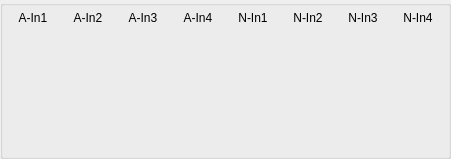
    <widget class="QGroupBox" name="groupBox">
     <property name="title">
      <string/>
     </property>
     <layout class="QVBoxLayout" name="verticalLayout_5">
      <property name="spacing">
       <number>5</number>
      </property>
      <property name="leftMargin">
       <number>5</number>
      </property>
      <property name="topMargin">
       <number>5</number>
      </property>
      <property name="rightMargin">
       <number>5</number>
      </property>
      <property name="bottomMargin">
       <number>5</number>
      </property>
      <item>
       <layout class="QGridLayout" name="gridLayout_3">
        <item row="0" column="0">
         <widget class="QLabel" name="label">
          <property name="minimumSize">
           <size>
            <width>50</width>
            <height>0</height>
           </size>
          </property>
          <property name="text">
           <string>A-In1</string>
          </property>
          <property name="alignment">
           <set>Qt::AlignCenter</set>
          </property>
         </widget>
        </item>
        <item row="0" column="1">
         <widget class="QLabel" name="label_2">
          <property name="minimumSize">
           <size>
            <width>50</width>
            <height>0</height>
           </size>
          </property>
          <property name="text">
           <string>A-In2</string>
          </property>
          <property name="alignment">
           <set>Qt::AlignCenter</set>
          </property>
         </widget>
        </item>
        <item row="0" column="2">
         <widget class="QLabel" name="label_3">
          <property name="minimumSize">
           <size>
            <width>50</width>
            <height>0</height>
           </size>
          </property>
          <property name="text">
           <string>A-In3</string>
          </property>
          <property name="alignment">
           <set>Qt::AlignCenter</set>
          </property>
         </widget>
        </item>
        <item row="0" column="3">
         <widget class="QLabel" name="label_4">
          <property name="minimumSize">
           <size>
            <width>50</width>
            <height>0</height>
           </size>
          </property>
          <property name="text">
           <string>A-In4</string>
          </property>
          <property name="alignment">
           <set>Qt::AlignCenter</set>
          </property>
         </widget>
        </item>
        <item row="0" column="4">
         <widget class="QLabel" name="label_5">
          <property name="minimumSize">
           <size>
            <width>50</width>
            <height>0</height>
           </size>
          </property>
          <property name="text">
           <string>N-In1</string>
          </property>
          <property name="alignment">
           <set>Qt::AlignCenter</set>
          </property>
         </widget>
        </item>
        <item row="0" column="5">
         <widget class="QLabel" name="label_6">
          <property name="minimumSize">
           <size>
            <width>50</width>
            <height>0</height>
           </size>
          </property>
          <property name="text">
           <string>N-In2</string>
          </property>
          <property name="alignment">
           <set>Qt::AlignCenter</set>
          </property>
         </widget>
        </item>
        <item row="0" column="6">
         <widget class="QLabel" name="label_7">
          <property name="minimumSize">
           <size>
            <width>50</width>
            <height>0</height>
           </size>
          </property>
          <property name="text">
           <string>N-In3</string>
          </property>
          <property name="alignment">
           <set>Qt::AlignCenter</set>
          </property>
         </widget>
        </item>
        <item row="0" column="7">
         <widget class="QLabel" name="label_8">
          <property name="minimumSize">
           <size>
            <width>50</width>
            <height>0</height>
           </size>
          </property>
          <property name="text">
           <string>N-In4</string>
          </property>
          <property name="alignment">
           <set>Qt::AlignCenter</set>
          </property>
         </widget>
        </item>
        <item row="1" column="0">
         <widget class="VolumeWidget" name="Meter_In_1" native="true">
          <property name="minimumSize">
           <size>
            <width>33</width>
            <height>121</height>
           </size>
          </property>
          <property name="maximumSize">
           <size>
            <width>33</width>
            <height>121</height>
           </size>
          </property>
          <property name="MaxValue" stdset="0">
           <number>0</number>
          </property>
          <property name="MinValue" stdset="0">
           <number>-100</number>
          </property>
          <property name="SingleTrack" stdset="0">
           <bool>true</bool>
          </property>
          <property name="ScaleLabel" stdset="0">
           <bool>true</bool>
          </property>
         </widget>
        </item>
        <item row="1" column="1">
         <widget class="VolumeWidget" name="Meter_In_2" native="true">
          <property name="minimumSize">
           <size>
            <width>33</width>
            <height>121</height>
           </size>
          </property>
          <property name="maximumSize">
           <size>
            <width>33</width>
            <height>121</height>
           </size>
          </property>
          <property name="MaxValue" stdset="0">
           <number>0</number>
          </property>
          <property name="MinValue" stdset="0">
           <number>-100</number>
          </property>
          <property name="SingleTrack" stdset="0">
           <bool>true</bool>
          </property>
          <property name="ScaleLabel" stdset="0">
           <bool>true</bool>
          </property>
         </widget>
        </item>
        <item row="1" column="2">
         <widget class="VolumeWidget" name="Meter_In_3" native="true">
          <property name="minimumSize">
           <size>
            <width>33</width>
            <height>121</height>
           </size>
          </property>
          <property name="maximumSize">
           <size>
            <width>33</width>
            <height>121</height>
           </size>
          </property>
          <property name="MaxValue" stdset="0">
           <number>0</number>
          </property>
          <property name="MinValue" stdset="0">
           <number>-100</number>
          </property>
          <property name="SingleTrack" stdset="0">
           <bool>true</bool>
          </property>
          <property name="ScaleLabel" stdset="0">
           <bool>true</bool>
          </property>
         </widget>
        </item>
        <item row="1" column="3">
         <widget class="VolumeWidget" name="Meter_In_4" native="true">
          <property name="minimumSize">
           <size>
            <width>33</width>
            <height>121</height>
           </size>
          </property>
          <property name="maximumSize">
           <size>
            <width>33</width>
            <height>121</height>
           </size>
          </property>
          <property name="MaxValue" stdset="0">
           <number>0</number>
          </property>
          <property name="MinValue" stdset="0">
           <number>-100</number>
          </property>
          <property name="SingleTrack" stdset="0">
           <bool>true</bool>
          </property>
          <property name="ScaleLabel" stdset="0">
           <bool>true</bool>
          </property>
         </widget>
        </item>
        <item row="1" column="4">
         <widget class="VolumeWidget" name="Meter_In_5" native="true">
          <property name="minimumSize">
           <size>
            <width>33</width>
            <height>121</height>
           </size>
          </property>
          <property name="maximumSize">
           <size>
            <width>33</width>
            <height>121</height>
           </size>
          </property>
          <property name="MaxValue" stdset="0">
           <number>0</number>
          </property>
          <property name="MinValue" stdset="0">
           <number>-100</number>
          </property>
          <property name="SingleTrack" stdset="0">
           <bool>true</bool>
          </property>
          <property name="ScaleLabel" stdset="0">
           <bool>true</bool>
          </property>
         </widget>
        </item>
        <item row="1" column="5">
         <widget class="VolumeWidget" name="Meter_In_6" native="true">
          <property name="minimumSize">
           <size>
            <width>33</width>
            <height>121</height>
           </size>
          </property>
          <property name="maximumSize">
           <size>
            <width>33</width>
            <height>121</height>
           </size>
          </property>
          <property name="MaxValue" stdset="0">
           <number>0</number>
          </property>
          <property name="MinValue" stdset="0">
           <number>-100</number>
          </property>
          <property name="SingleTrack" stdset="0">
           <bool>true</bool>
          </property>
          <property name="ScaleLabel" stdset="0">
           <bool>true</bool>
          </property>
         </widget>
        </item>
        <item row="1" column="6">
         <widget class="VolumeWidget" name="Meter_In_7" native="true">
          <property name="minimumSize">
           <size>
            <width>33</width>
            <height>121</height>
           </size>
          </property>
          <property name="maximumSize">
           <size>
            <width>33</width>
            <height>121</height>
           </size>
          </property>
          <property name="MaxValue" stdset="0">
           <number>0</number>
          </property>
          <property name="MinValue" stdset="0">
           <number>-100</number>
          </property>
          <property name="SingleTrack" stdset="0">
           <bool>true</bool>
          </property>
          <property name="ScaleLabel" stdset="0">
           <bool>true</bool>
          </property>
         </widget>
        </item>
        <item row="1" column="7">
         <widget class="VolumeWidget" name="Meter_In_8" native="true">
          <property name="minimumSize">
           <size>
            <width>33</width>
            <height>121</height>
           </size>
          </property>
          <property name="maximumSize">
           <size>
            <width>33</width>
            <height>121</height>
           </size>
          </property>
          <property name="MaxValue" stdset="0">
           <number>0</number>
          </property>
          <property name="MinValue" stdset="0">
           <number>-100</number>
          </property>
          <property name="SingleTrack" stdset="0">
           <bool>true</bool>
          </property>
          <property name="ScaleLabel" stdset="0">
           <bool>true</bool>
          </property>
         </widget>
        </item>
       </layout>
      </item>
     </layout>
    </widget>
